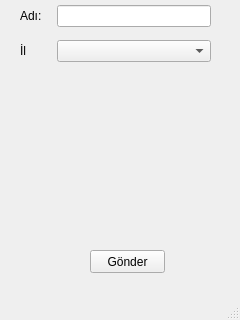
<?xml version="1.0" encoding="UTF-8"?>
<ui version="4.0">
 <class>MainWindow</class>
 <widget class="QMainWindow" name="MainWindow">
  <property name="geometry">
   <rect>
    <x>0</x>
    <y>0</y>
    <width>240</width>
    <height>320</height>
   </rect>
  </property>
  <property name="windowTitle">
   <string>MainWindow</string>
  </property>
  <widget class="QWidget" name="centralwidget">
   <widget class="QWidget" name="formLayoutWidget">
    <property name="geometry">
     <rect>
      <x>10</x>
      <y>0</y>
      <width>211</width>
      <height>241</height>
     </rect>
    </property>
    <layout class="QFormLayout" name="formLayout">
     <property name="sizeConstraint">
      <enum>QLayout::SetMinAndMaxSize</enum>
     </property>
     <property name="fieldGrowthPolicy">
      <enum>QFormLayout::AllNonFixedFieldsGrow</enum>
     </property>
     <property name="horizontalSpacing">
      <number>15</number>
     </property>
     <property name="verticalSpacing">
      <number>13</number>
     </property>
     <property name="leftMargin">
      <number>10</number>
     </property>
     <property name="topMargin">
      <number>5</number>
     </property>
     <property name="rightMargin">
      <number>10</number>
     </property>
     <property name="bottomMargin">
      <number>5</number>
     </property>
     <item row="1" column="0">
      <widget class="QLabel" name="label">
       <property name="text">
        <string>Adı:</string>
       </property>
      </widget>
     </item>
     <item row="1" column="1">
      <widget class="QLineEdit" name="txtAd"/>
     </item>
     <item row="2" column="1">
      <widget class="QComboBox" name="cmbIl"/>
     </item>
     <item row="2" column="0">
      <widget class="QLabel" name="label_2">
       <property name="text">
        <string>İl</string>
       </property>
      </widget>
     </item>
    </layout>
   </widget>
   <widget class="QPushButton" name="btGonder">
    <property name="geometry">
     <rect>
      <x>90</x>
      <y>250</y>
      <width>75</width>
      <height>23</height>
     </rect>
    </property>
    <property name="text">
     <string>Gönder</string>
    </property>
   </widget>
   <widget class="QLabel" name="lblSonuc">
    <property name="geometry">
     <rect>
      <x>170</x>
      <y>250</y>
      <width>47</width>
      <height>13</height>
     </rect>
    </property>
    <property name="text">
     <string/>
    </property>
   </widget>
  </widget>
  <widget class="QMenuBar" name="menubar">
   <property name="geometry">
    <rect>
     <x>0</x>
     <y>0</y>
     <width>240</width>
     <height>18</height>
    </rect>
   </property>
  </widget>
  <widget class="QStatusBar" name="statusbar"/>
 </widget>
 <resources/>
 <connections/>
</ui>
